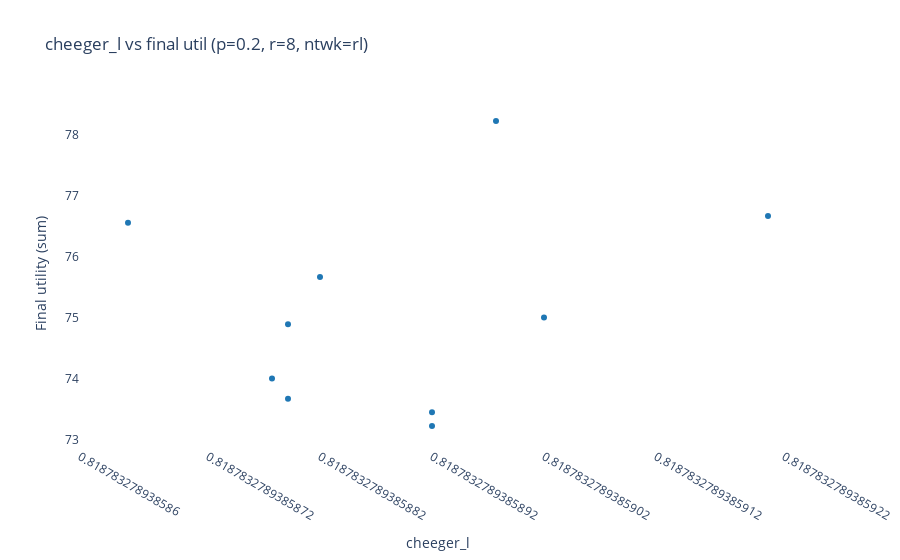
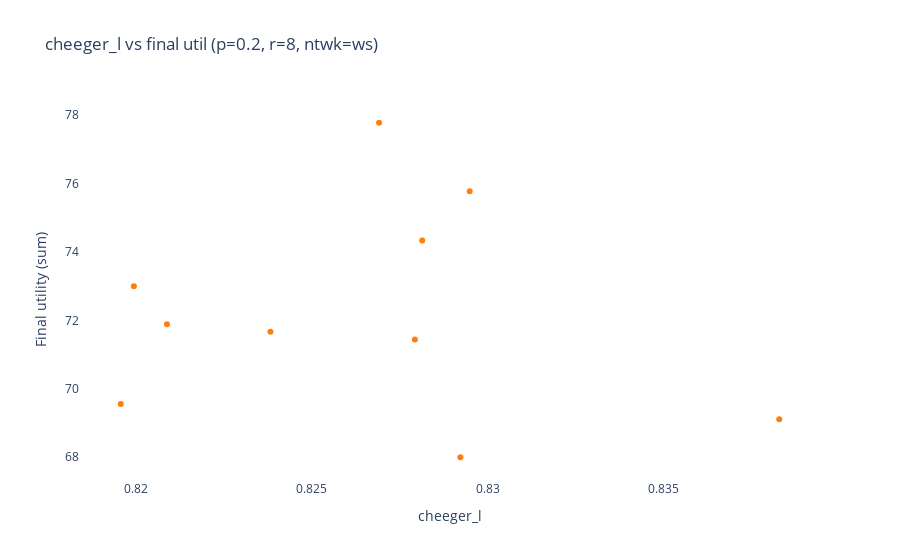
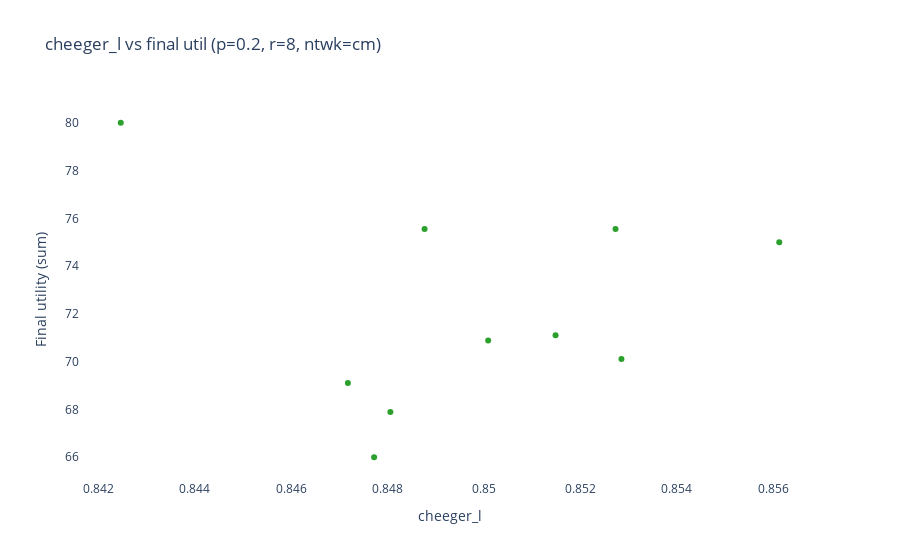
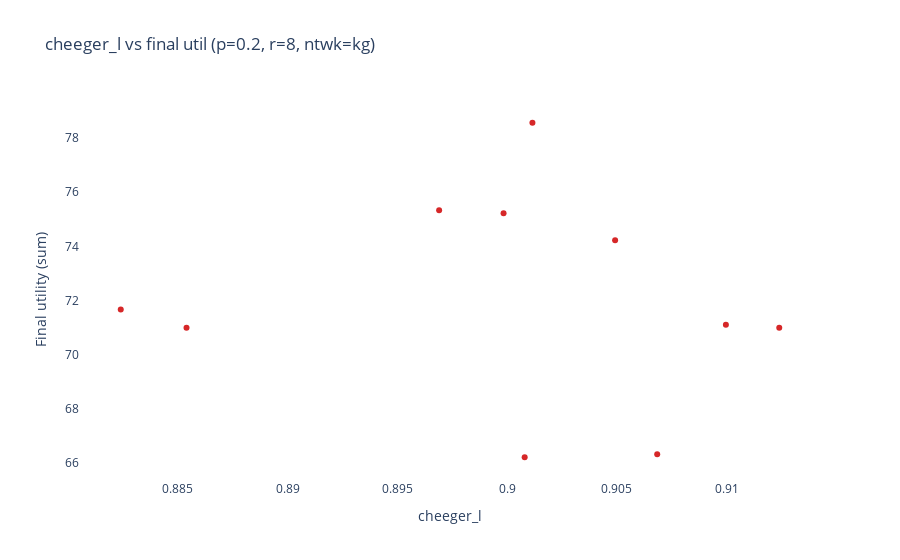

Here is the notebook cell these charts were saved with, in order:
### Code cell
vis = NtwkStatsVis(ns_data)

### Figure 1 — Plotly figure (JSON) as saved in the notebook; plotly's stock layout.template omitted (floating-point values rounded to 4 significant figures)
{"data": [{"hoverinfo": "skip", "marker": {"color": "rgb(31, 119, 180)"}, "mode": "markers", "name": "ntwk=rl", "type": "scatter", "x": [0.8188, 0.8188, 0.8188, 0.8188, 0.8188, 0.8188, 0.8188, 0.8188, 0.8188, 0.8188], "y": [74.89, 74.0, 75.67, 73.44, 78.22, 76.67, 76.56, 73.67, 75.0, 73.22]}], "layout": {"plot_bgcolor": "rgba(0,0,0,0)", "title": {"text": "cheeger_l vs final util (p=0.2, r=8, ntwk=rl)"}, "xaxis": {"title": {"text": "cheeger_l"}}, "yaxis": {"title": {"text": "Final utility (sum)"}}}}

### Figure 2 — Plotly figure (JSON) as saved in the notebook; plotly's stock layout.template omitted (floating-point values rounded to 4 significant figures)
{"data": [{"hoverinfo": "skip", "marker": {"color": "rgb(255, 127, 14)"}, "mode": "markers", "name": "ntwk=ws", "type": "scatter", "x": [0.8292, 0.8295, 0.8209, 0.8383, 0.8279, 0.8269, 0.8281, 0.8196, 0.8238, 0.8199], "y": [68.0, 75.78, 71.89, 69.11, 71.44, 77.78, 74.33, 69.56, 71.67, 73.0]}], "layout": {"plot_bgcolor": "rgba(0,0,0,0)", "title": {"text": "cheeger_l vs final util (p=0.2, r=8, ntwk=ws)"}, "xaxis": {"title": {"text": "cheeger_l"}}, "yaxis": {"title": {"text": "Final utility (sum)"}}}}

### Figure 3 — Plotly figure (JSON) as saved in the notebook; plotly's stock layout.template omitted (floating-point values rounded to 4 significant figures)
{"data": [{"hoverinfo": "skip", "marker": {"color": "rgb(44, 160, 44)"}, "mode": "markers", "name": "ntwk=cm", "type": "scatter", "x": [0.8481, 0.8529, 0.8515, 0.8527, 0.8501, 0.8425, 0.8488, 0.8477, 0.8561, 0.8472], "y": [67.89, 70.11, 71.11, 75.56, 70.89, 80.0, 75.56, 66.0, 75.0, 69.11]}], "layout": {"plot_bgcolor": "rgba(0,0,0,0)", "title": {"text": "cheeger_l vs final util (p=0.2, r=8, ntwk=cm)"}, "xaxis": {"title": {"text": "cheeger_l"}}, "yaxis": {"title": {"text": "Final utility (sum)"}}}}

### Figure 4 — Plotly figure (JSON) as saved in the notebook; plotly's stock layout.template omitted (floating-point values rounded to 4 significant figures)
{"data": [{"hoverinfo": "skip", "marker": {"color": "rgb(214, 39, 40)"}, "mode": "markers", "name": "ntwk=kg", "type": "scatter", "x": [0.9049, 0.8824, 0.9124, 0.9068, 0.8854, 0.8969, 0.9012, 0.9008, 0.91, 0.8998], "y": [74.22, 71.67, 71.0, 66.33, 71.0, 75.33, 78.56, 66.22, 71.11, 75.22]}], "layout": {"plot_bgcolor": "rgba(0,0,0,0)", "title": {"text": "cheeger_l vs final util (p=0.2, r=8, ntwk=kg)"}, "xaxis": {"title": {"text": "cheeger_l"}}, "yaxis": {"title": {"text": "Final utility (sum)"}}}}
